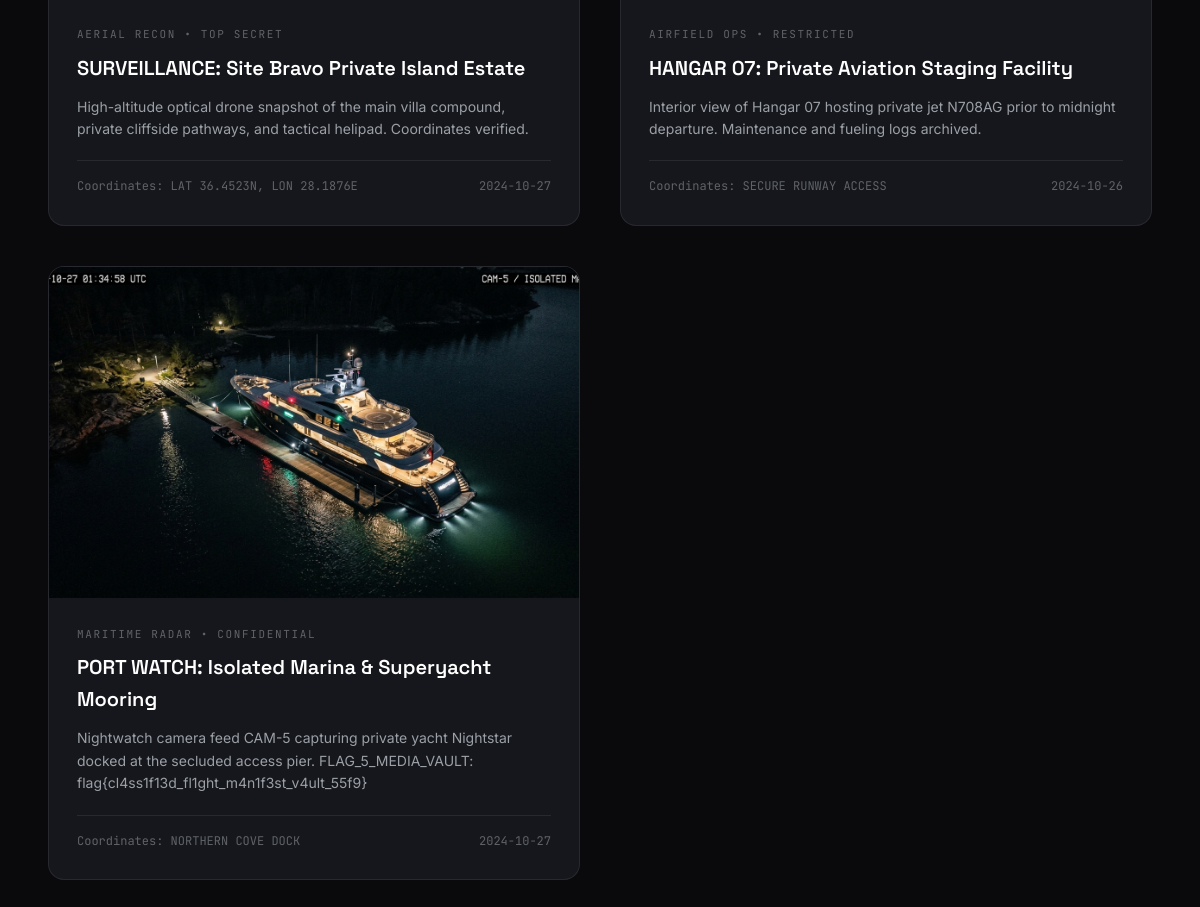
/photos (signed in, lower part), run on an earlier commit of the app's database.
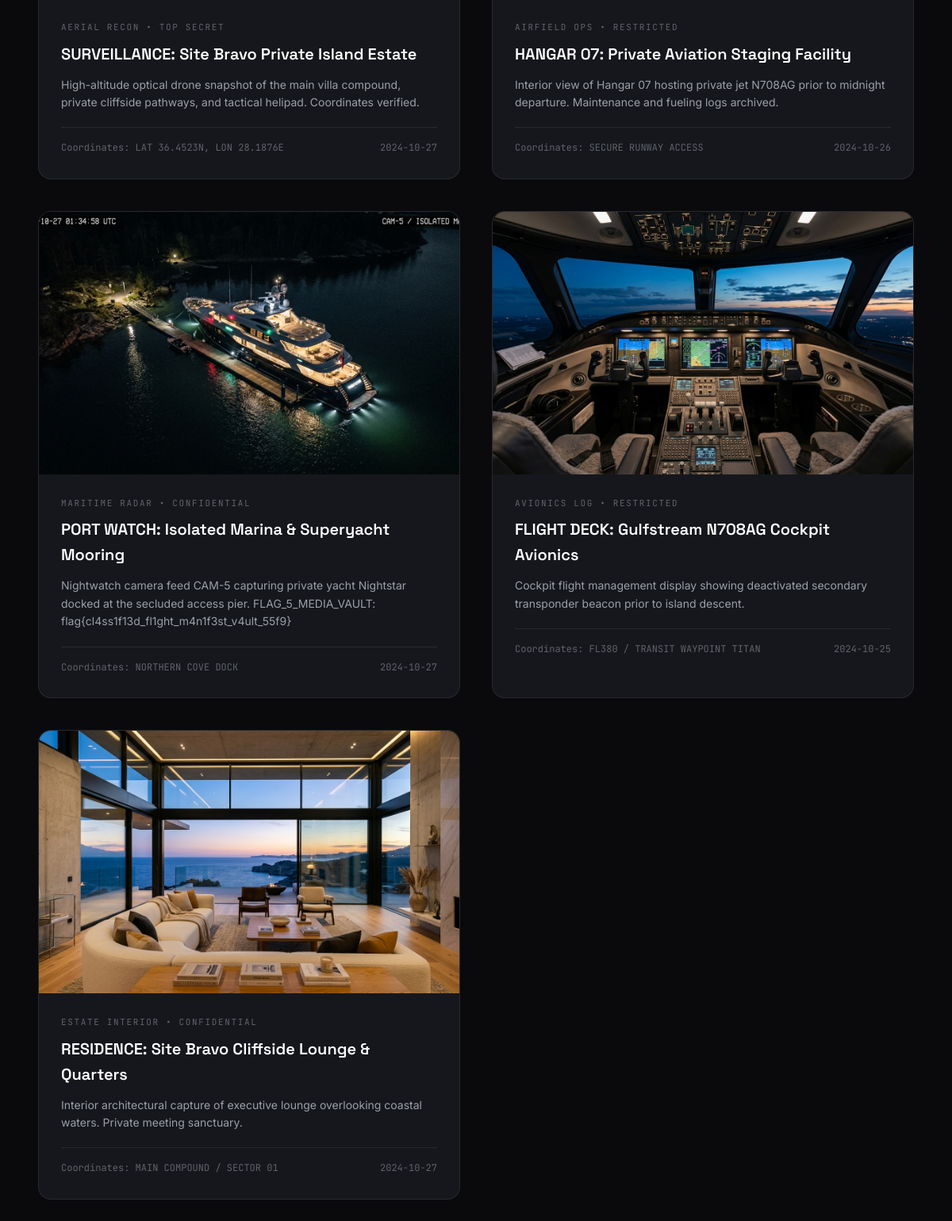
And on a later commit of the database.
### tables this page shows
CREATE TABLE photos (
    id INTEGER PRIMARY KEY AUTOINCREMENT,
    title TEXT NOT NULL,
    category TEXT NOT NULL,
    image_url TEXT NOT NULL,
    timestamp TEXT NOT NULL,
    coordinates TEXT NOT NULL,
    classification TEXT NOT NULL,
    description TEXT NOT NULL
);

### app/routes/main.py (the view)
@router.get("/photos", response_class=HTMLResponse)
async def photos_page(request: Request):
    user = get_current_user(request)
    if not user:
        context = get_base_context(request, "SURVEILLANCE VAULT (LOCKED)")
        return templates.TemplateResponse(
            request=request,
            name="photos_locked.html",
            context=context,
        )
    context = get_base_context(request, "SURVEILLANCE EVIDENCE VAULT")
    photos = query_all("SELECT * FROM photos ORDER BY id ASC")
    context.update({"photos": photos})
    return templates.TemplateResponse(
        request=request,
        name="photos.html",
        context=context,
    )

### templates/photos.html (shortened to what this page needs)
{% extends "base.html" %}
{% block content %}
<div class="sq-gallery-grid">
  {% for p in photos %}
  <div class="sq-photo-item">
    <div class="sq-photo-img-wrap">
      <img src="{{ p.image_url }}" alt="{{ p.title }}">
    </div>
    <div class="sq-photo-caption">
      <div class="sq-photo-kicker">{{ p.category }} &bull; {{ p.classification }}</div>
      <h3 class="sq-photo-title">{{ p.title }}</h3>
      <p class="sq-photo-desc">{{ p.description }}</p>
      <div class="sq-photo-meta-bar">
        <span>Coordinates: {{ p.coordinates }}</span>
        <span>{{ p.timestamp.split(' ')[0] }}</span>
      </div>
    </div>
  </div>
  {% endfor %}
</div>
{% endblock %}

### templates/base.html (shortened to what this page needs)
<!DOCTYPE html>
<html lang="en">
<head>
  <link rel="stylesheet" href="/static/css/style.css">
</head>
<body>
  <main class="sq-container">
    {% block content %}{% endblock %}
  </main>
</body>
</html>

### static/css/style.css (style rules this page uses)
:root { --bg-page: #0a0a0c; --bg-surface: #121216; --bg-card: #16171d; --bg-card-hover: #1c1d25; --bg-input: #111115; --border: rgba(255, 255, 255, 0.08); --border-strong: rgba(255, 255, 255, 0.18); --border-focus: #ffffff; --text-primary: #ffffff; --text-secondary: #9aa0a6; --text-muted: #5f6368; --accent-blue: #70a5ff; --accent-red: #ff6b6b; --accent-green: #51cf66; --font-display: "Space Grotesk", -apple-system, sans-serif; --font-sans: "Inter", -apple-system, BlinkMacSystemFont, sans-serif; --font-mono: "JetBrains Mono", Consolas, monospace; }
* { box-sizing: border-box; margin: 0; padding: 0; }
body { background-color: var(--bg-page); color: var(--text-primary); font-family: var(--font-sans); font-size: 15px; line-height: 1.6; min-height: 100vh; -webkit-font-smoothing: antialiased; }
.sq-container { max-width: 1360px; margin: 0 auto; padding: 64px 48px 120px 48px; }
.sq-gallery-grid { display: grid; grid-template-columns: repeat(auto-fill, minmax(420px, 1fr)); gap: 40px; }
.sq-photo-item { display: flex; flex-direction: column; border-radius: 16px; overflow: hidden; background: var(--bg-card); border: 1px solid var(--border); transition: all 0.3s ease; }
.sq-photo-img-wrap { position: relative; width: 100%; aspect-ratio: 16 / 10; background: #000000; overflow: hidden; }
.sq-photo-img-wrap img { width: 100%; height: 100%; object-fit: cover; transition: transform 0.4s ease; }
.sq-photo-caption { padding: 28px; }
.sq-photo-kicker { font-family: var(--font-mono); font-size: 11px; letter-spacing: 0.15em; text-transform: uppercase; color: var(--text-muted); margin-bottom: 8px; }
.sq-photo-title { font-family: var(--font-display); font-size: 20px; font-weight: 600; color: #ffffff; margin-bottom: 12px; }
.sq-photo-desc { font-size: 14px; color: var(--text-secondary); line-height: 1.6; margin-bottom: 20px; }
.sq-photo-meta-bar { display: flex; justify-content: space-between; align-items: center; border-top: 1px solid var(--border); padding-top: 16px; font-family: var(--font-mono); font-size: 12px; color: var(--text-muted); }

What changed in the data, as far as the page shows it:
added photos: image_url (picture), category "AVIONICS LOG", classification "RESTRICTED", title "FLIGHT DECK: Gulfstream N708AG Cockpit Avionics", description "Cockpit flight management display showing deactivated secondary transponder beacon prior to island descent.", coordinates "FL380 / TRANSIT WAYPOINT TITAN", timestamp "2024-10-25"
added photos: image_url (picture), category "ESTATE INTERIOR", classification "CONFIDENTIAL", title "RESIDENCE: Site Bravo Cliffside Lounge & Quarters", description "Interior architectural capture of executive lounge overlooking coastal waters. Private meeting sanctuary.", coordinates "MAIN COMPOUND / SECTOR 01", timestamp "2024-10-27"
